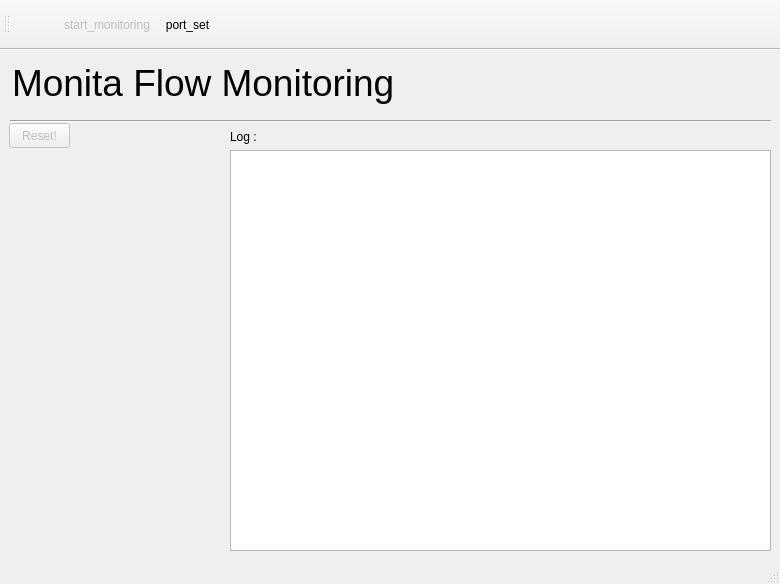
<?xml version="1.0" encoding="UTF-8"?>
<ui version="4.0">
 <class>MainWindow</class>
 <widget class="QMainWindow" name="MainWindow">
  <property name="geometry">
   <rect>
    <x>0</x>
    <y>0</y>
    <width>780</width>
    <height>584</height>
   </rect>
  </property>
  <property name="minimumSize">
   <size>
    <width>780</width>
    <height>584</height>
   </size>
  </property>
  <property name="maximumSize">
   <size>
    <width>780</width>
    <height>584</height>
   </size>
  </property>
  <property name="windowTitle">
   <string>MainWindow</string>
  </property>
  <widget class="QWidget" name="centralWidget">
   <widget class="QLabel" name="label_8">
    <property name="geometry">
     <rect>
      <x>12</x>
      <y>-2</y>
      <width>491</width>
      <height>71</height>
     </rect>
    </property>
    <property name="text">
     <string>&lt;html&gt;&lt;head/&gt;&lt;body&gt;&lt;p&gt;&lt;span style=&quot; font-size:28pt;&quot;&gt;Monita Flow Monitoring&lt;/span&gt;&lt;/p&gt;&lt;/body&gt;&lt;/html&gt;</string>
    </property>
   </widget>
   <widget class="Line" name="line">
    <property name="geometry">
     <rect>
      <x>10</x>
      <y>63</y>
      <width>761</width>
      <height>16</height>
     </rect>
    </property>
    <property name="orientation">
     <enum>Qt::Horizontal</enum>
    </property>
   </widget>
   <widget class="QPlainTextEdit" name="plainTextEdit">
    <property name="geometry">
     <rect>
      <x>230</x>
      <y>100</y>
      <width>541</width>
      <height>401</height>
     </rect>
    </property>
   </widget>
   <widget class="QLabel" name="label_9">
    <property name="geometry">
     <rect>
      <x>230</x>
      <y>78</y>
      <width>67</width>
      <height>17</height>
     </rect>
    </property>
    <property name="text">
     <string>Log :</string>
    </property>
   </widget>
   <widget class="QWidget" name="verticalLayoutWidget">
    <property name="geometry">
     <rect>
      <x>10</x>
      <y>100</y>
      <width>201</width>
      <height>401</height>
     </rect>
    </property>
    <layout class="QVBoxLayout" name="verticalLayout"/>
   </widget>
   <widget class="QPushButton" name="pb_reset">
    <property name="enabled">
     <bool>false</bool>
    </property>
    <property name="geometry">
     <rect>
      <x>9</x>
      <y>73</y>
      <width>61</width>
      <height>25</height>
     </rect>
    </property>
    <property name="text">
     <string>Reset!</string>
    </property>
   </widget>
   <widget class="QLabel" name="label">
    <property name="geometry">
     <rect>
      <x>504</x>
      <y>-51</y>
      <width>271</width>
      <height>181</height>
     </rect>
    </property>
    <property name="text">
     <string/>
    </property>
    <property name="pixmap">
     <pixmap resource="../icon.qrc">:/icon/icon/800x600_Vertikal.png</pixmap>
    </property>
    <property name="scaledContents">
     <bool>true</bool>
    </property>
    <property name="wordWrap">
     <bool>false</bool>
    </property>
   </widget>
  </widget>
  <widget class="QStatusBar" name="statusBar"/>
  <widget class="QMenuBar" name="menuBar">
   <property name="geometry">
    <rect>
     <x>0</x>
     <y>0</y>
     <width>780</width>
     <height>25</height>
    </rect>
   </property>
  </widget>
  <widget class="QToolBar" name="toolBar">
   <property name="windowTitle">
    <string>toolBar</string>
   </property>
   <property name="iconSize">
    <size>
     <width>35</width>
     <height>35</height>
    </size>
   </property>
   <property name="toolButtonStyle">
    <enum>Qt::ToolButtonIconOnly</enum>
   </property>
   <property name="floatable">
    <bool>true</bool>
   </property>
   <attribute name="toolBarArea">
    <enum>TopToolBarArea</enum>
   </attribute>
   <attribute name="toolBarBreak">
    <bool>false</bool>
   </attribute>
   <addaction name="actionPort_open"/>
   <addaction name="actionStart_monitoring"/>
   <addaction name="actionPort_set"/>
  </widget>
  <action name="actionPort_set">
   <property name="icon">
    <iconset resource="../icon.qrc">
     <normaloff>:/icon/icon/setting.png</normaloff>:/icon/icon/setting.png</iconset>
   </property>
   <property name="text">
    <string>port_set</string>
   </property>
   <property name="toolTip">
    <string>Setting Port</string>
   </property>
  </action>
  <action name="actionPort_open">
   <property name="icon">
    <iconset resource="../icon.qrc">
     <normaloff>:/icon/icon/port.png</normaloff>:/icon/icon/port.png</iconset>
   </property>
   <property name="toolTip">
    <string>Open Port</string>
   </property>
  </action>
  <action name="actionChannel_set">
   <property name="text">
    <string>channel_set</string>
   </property>
  </action>
  <action name="actionChannel_reset">
   <property name="icon">
    <iconset resource="../icon.qrc">
     <normaloff>:/icon/icon/reset.png</normaloff>:/icon/icon/reset.png</iconset>
   </property>
   <property name="text">
    <string>channel_reset</string>
   </property>
  </action>
  <action name="actionStart_monitoring">
   <property name="enabled">
    <bool>false</bool>
   </property>
   <property name="icon">
    <iconset resource="../icon.qrc">
     <normaloff>:/icon/icon/play.png</normaloff>:/icon/icon/play.png</iconset>
   </property>
   <property name="text">
    <string>start_monitoring</string>
   </property>
   <property name="toolTip">
    <string>Start</string>
   </property>
  </action>
 </widget>
 <layoutdefault spacing="6" margin="11"/>
 <resources>
  <include location="../icon.qrc"/>
 </resources>
 <connections/>
</ui>
